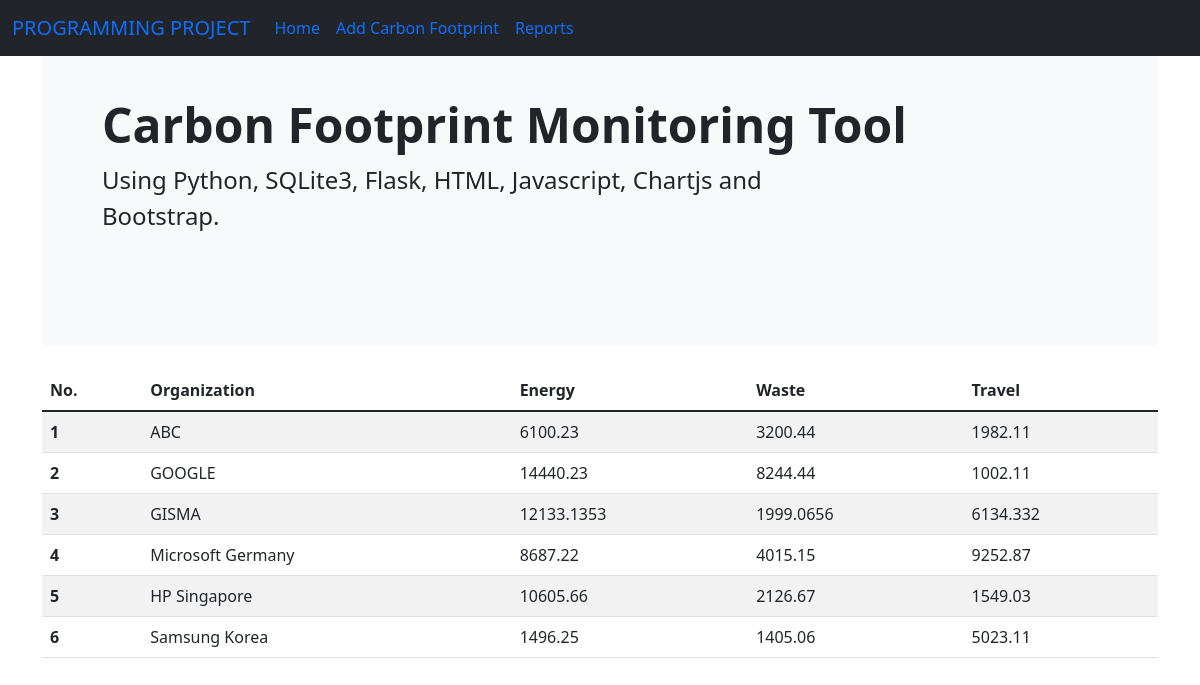
The page /home on the database its author committed.
### tables this page shows
CREATE TABLE carbonfootprint
(id INTEGER PRIMARY KEY AUTOINCREMENT,
organization TEXT,
energyusage REAL,
waste REAL,
travel REAL
);

### main.py (the view)
@app.route("/")
@app.route("/home")
def home_page():
    carbondata = query_carbonfootprint()
    return render_template("home.html", carbondata=carbondata)

### main.py (called while the page is built)
def query_carbonfootprint():
    conn = sqlite3.connect("Carbon.db")
    c = conn.cursor()
    c.execute("""
    SELECT * FROM carbonfootprint
    """)
    return c.fetchall()

### templates/home.html (shortened to what this page needs)
<!doctype html>
<html lang="en">
<head>
    <link href="https://cdn.jsdelivr.net/npm/bootstrap@5.1.3/dist/css/bootstrap.min.css" rel="stylesheet"
>
</head>
<body>
<nav class="navbar navbar-expand-lg bg-dark fixed-top">
    <div class="container-fluid">
        <a class="navbar-brand" href="#">PROGRAMMING PROJECT</a>
        <div class="collapse navbar-collapse" id="navbarNavDropdown">
            <ul class="navbar-nav">
                <li class="nav-item">
                    <a class="nav-link active" aria-current="page" href="{{ url_for('home_page') }}">Home</a>
                </li>
                <li class="nav-item">
                    <a class="nav-link" href="{{ url_for('add_carbon') }}">Add Carbon Footprint</a>
                </li>
                <li class="nav-item">
                    <a class="nav-link" href="{{ url_for('report_page') }}">Reports</a>
                </li>
            </ul>
        </div>
    </div>
</nav>
<div class="container">
    <div class="p-5 mb-4 bg-light rounded-3">
        <div class="container-fluid py-5">
            <h1 class="display-5 fw-bold">Carbon Footprint Monitoring Tool</h1>
            <p class="col-md-8 fs-4">Using Python, SQLite3, Flask, HTML, Javascript, Chartjs and Bootstrap.</p>
        </div>
    </div>
    <table class="table table-striped">
        <thead>
        <tr>
            <th scope="col">No.</th>
            <th scope="col">Organization</th>
            <th scope="col">Energy</th>
            <th scope="col">Waste</th>
            <th scope="col">Travel</th>
        </tr>
        </thead>
        <tbody>
        {% for carbon in carbondata %}
        <tr>
            <th scope="row">{{ carbon[0] }}</th>
            <td>{{ carbon[1] }}</td>
            <td>{{ carbon[2] }}</td>
            <td>{{ carbon[3] }}</td>
            <td>{{ carbon[4] }}</td>
        </tr>
        {% endfor %}
        </tbody>
    </table>
</div>
</body>
</html>

### rows shown on the page
carbonfootprint: id "1", organization "ABC", energyusage "6100.23", waste "3200.44", travel "1982.11"
carbonfootprint: id "2", organization "GOOGLE", energyusage "14440.23", waste "8244.44", travel "1002.11"
carbonfootprint: id "3", organization "GISMA", energyusage "12133.1353", waste "1999.0656", travel "6134.332"
carbonfootprint: id "4", organization "Microsoft Germany", energyusage "8687.22", waste "4015.15", travel "9252.87"
carbonfootprint: id "5", organization "HP Singapore", energyusage "10605.66", waste "2126.67", travel "1549.03"
carbonfootprint: id "6", organization "Samsung Korea", energyusage "1496.25", waste "1405.06", travel "5023.11"
